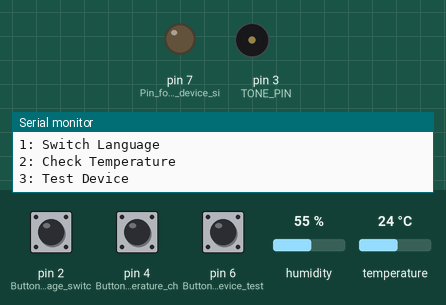
The sketch below on a simulated Arduino Uno, built with avr-gcc and run on an emulated ATmega328P. Parts: output pins drawn as LEDs (lit = HIGH), buzzer (waves = sounding), the last lines printed to the serial monitor. The test bench sets the inputs (shaded band); at power-on: pin 6 (Button_for_device_test) HIGH, pin 4 (Button_for_temperature_ch) HIGH, pin 2 (Button_for_language_switc) HIGH, humidity 55 %, temperature 24 °C.

Above: at 13.2 s.
13.3 s: pin 6 (Button_for_device_test) pulled LOW for 0.15 s
At 14.4 s:
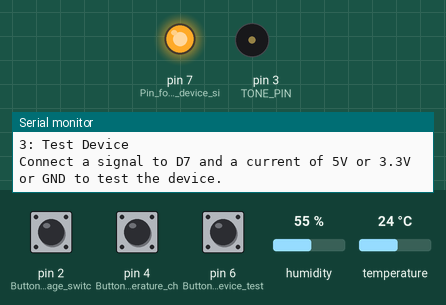
16.4 s: pin 4 (Button_for_temperature_ch) pulled LOW for 3.2 s
At 18.61 s:
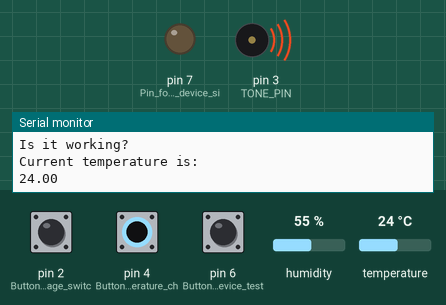
21.1 s: pin 2 (Button_for_language_switc) pulled LOW for 0.15 s
At 22.3 s:
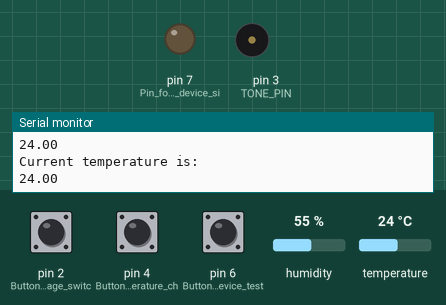
Timing chart, 0 to 24.1 s (numbered marks = the images above; inputs shaded):
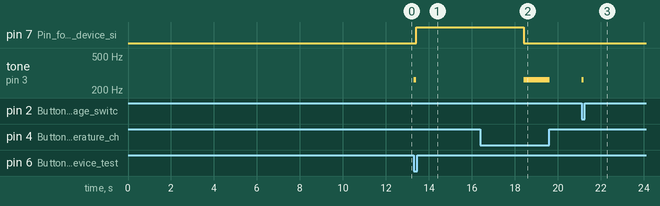

Measured:
- after the input at 13.3 s, pin 7 (Pin_for_testing_device_si): LOW → HIGH after 0.11 s; tone on pin 3 (TONE_PIN): silent → 262 Hz at once, → silent 0.10 s later
- after the input at 16.4 s, tone on pin 3 (TONE_PIN): silent → 262 Hz after 2.0 s, → silent 1.2 s later
- after the input at 21.1 s, tone on pin 3 (TONE_PIN): silent → 262 Hz at once, → silent 0.10 s later

The sketch:

System3.ino
```cpp
#include "DHT.h"

#define TONE_PIN 3
#define BUZZER_PIN 3  // Pin for the real buzzer
DHT dht(5, DHT22);    // Using DHT22 sensor

int buzzer_volume = 10;  // No longer used with the real buzzer
int buzzer_play_speed = 100;
bool isPolish = false;   // Language state flag (false = English, true = Polish)

void buzzerPlay(int pin, long frequency, int duration) {
  if (buzzer_play_speed < 30) buzzer_play_speed = 30;
  if (buzzer_play_speed > 255) buzzer_play_speed = 255;
  tone(pin, frequency);        // Start playing tone
  delay(duration * 100);       // Play tone for specified duration
  noTone(pin);                 // Stop tone
}

void printMenu() {
  if (isPolish) {
    Serial.println("--------ArduinoOS--------");
    delay(2000);
    Serial.println("Inicjowanie...");
    delay(3000);
    Serial.println("Sprawdzanie plików...");
    delay(1000);
    Serial.println("Witamy w ArduinoOS!");
    Serial.println("Opcje:");
    Serial.println("1: Zmień Język");
    Serial.println("2: Sprawdź Temperaturę");
    Serial.println("3: Przytestuj Urządzenie");
  } else {
    Serial.println("--------ArduinoOS--------");
    delay(2000);
    Serial.println("Initializing...");
    delay(3000);
    Serial.println("Checking files...");
    delay(1000);
    Serial.println("Welcome to ArduinoOS!");
    Serial.println("Options:");
    Serial.println("1: Switch Language");
    Serial.println("2: Check Temperature");
    Serial.println("3: Test Device");
  }
}

void setup() {
  pinMode(2, INPUT_PULLUP);  // Button for language switch
  pinMode(4, INPUT_PULLUP);  // Button for temperature check
  pinMode(6, INPUT_PULLUP);  // Button for device test
  pinMode(7, OUTPUT);        // Pin for testing device signal
  Serial.begin(9600);
  pinMode(TONE_PIN, OUTPUT); // Pin for buzzer
  dht.begin();

  Serial.println("--------ArduinoOS--------");
  delay(2000);
  Serial.println("Initializing...");
  delay(3000);
  Serial.println("Checking files...");
  delay(1000);
  Serial.println("Welcome to ArduinoOS!");
  printMenu();  // Show the initial menu
}

void loop() {
  // Language switch button (connected to pin 2)
  if (digitalRead(2) == LOW) {
    buzzerPlay(TONE_PIN, 262, 1);  // Play a tone on button press
    isPolish = !isPolish;          // Toggle language flag
    delay(3000);                   // Debounce delay
    printMenu();                   // Reprint the menu in the new language
  }

  // Temperature check button (connected to pin 4)
  if (digitalRead(4) == LOW) {
    buzzerPlay(TONE_PIN, 262, 1);  // Play a tone on button press
    Serial.println(isPolish ? "Obecna temperatura jest:" : "Current temperature is:");
    float temp = dht.readTemperature(false); // Get temperature in Celsius
    Serial.println(temp);
  }

  // Device test button (connected to pin 6)
  if (digitalRead(6) == LOW) {
    buzzerPlay(TONE_PIN, 262, 1);  // Play a tone on button press
    if (isPolish) {
      Serial.println("Podłącz sygnał do D7 i prąd 5V Albo 3.3V Lub GND, aby przetestować urządzenie.");
    } else {
      Serial.println("Connect a signal to D7 and a current of 5V or 3.3V or GND to test the device.");
    }
    while (!(digitalRead(6) == LOW));  // Wait until button is released
    digitalWrite(7, HIGH);             // Simulate device test (turn pin 7 on)
    delay(5000);                       // Test duration (5 seconds)
    digitalWrite(7, LOW);              // Turn pin 7 off
    Serial.println(isPolish ? "Czy działa?" : "Is it working?");
  }
}
```
